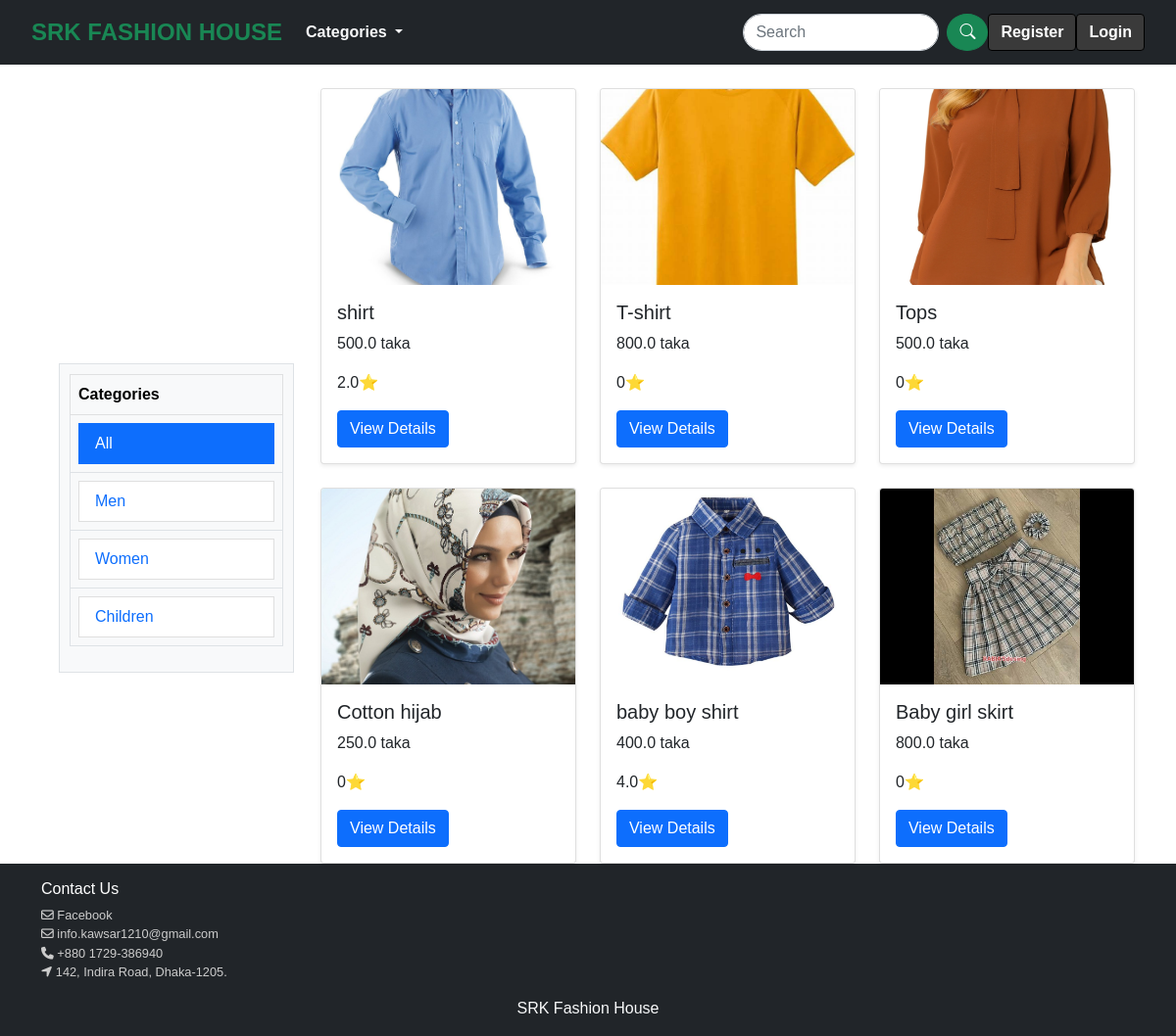
The app's page /shop/ with its own data.
### products/models.py (models this page shows, shortened)
class Product(models.Model):
    name = models.CharField(max_length=100)
    price = models.FloatField()
    image = models.ImageField(upload_to='products', null=True, blank=True)
    description = models.TextField()
    CATEGORY_CHOICES = [
        ('men', 'Men'),
        ('women', 'Women'),
        ('children', 'Children'),
    ]
    category = models.CharField(
        max_length=100,
        choices=CATEGORY_CHOICES,
        default='women',
    )

### srkFashionHouse/views.py (the view)
# urls.py: path('shop/',views.shop,name='shop'),
def shop(request):
    category = request.GET.get('category')
    if category:
        products = Product.objects.filter(category=category)
    else:
        products = Product.objects.all()
    x = []
    for i in products:
        r = RateProduct.objects.filter(product=i)
        ratings = [int(j.stars) for j in r]
        if ratings:
            avg_rating = round(sum(ratings) / len(ratings), 2)
        else:
            avg_rating = 0
        x.append([i, avg_rating])
    return render(request, 'shop.html', {'products': x, 'category': category})

### templates/shop.html (shortened to what this page needs)
{% extends 'base.html' %}
{% load static %}
{% block content %}
<div class="container mt-4">
    <div class="row">
        <div class="col-md-3">
            <div class="table-container center-absolute" >
                <div class="table-responsive">
                    <table class="table table-bordered">
                        <thead class="table-light">
                            <tr>
                                <th>Categories</th>
                            </tr>
                        </thead>
                        <tbody>
                            <tr><td><a href="?" class="list-group-item {% if not category %}active{% endif %}">All</a></td></tr>
                            <tr><td> <a href="?category=men" class="list-group-item {% if category == 'men' %}active{% endif %}">Men</a></td></tr>
                            <tr><td><a href="?category=women" class="list-group-item {% if category == 'women' %}active{% endif %}">Women</a></td></tr>
                            <tr><td><a href="?category=children" class="list-group-item {% if category == 'children' %}active{% endif %}">Children</a></td></tr>
                        </tbody>
                    </table>
                </div>
            </div>
        </div>
        <div class="col-md-9 offset-md-3">
            <div class="row g-4">
                {% if products %}
                    {% for item ,rating in products %}
                        <div class="col-md-6 col-lg-4">
                            <div class="card h-100 shadow-sm">
                                <img src="{{ item.image.url }}" alt="{{ item.name }}" class="card-img-top" style="height: 200px; object-fit: cover;">
                                <div class="card-body">
                                    <h5 class="card-title">{{ item.name }}</h5>
                                    <p class="card-text">{{ item.price }} taka</p>
                                    <p class="card-text">{{ rating }}⭐</p>
                                    <a href="{% url 'product_details' item.id %}" class="btn btn-primary">View Details</a>
                                </div>
                            </div>
                        </div>
                    {% endfor %}
                {% else %}
                <p>No products available</p>
                {% endif %}
            </div>
        </div>
    </div>
</div>
{% endblock %}

### static/css/style.css (style rules this page uses)
body { min-height: 100vh; font-family: 'Lucida Sans', 'Lucida Sans Regular', 'Lucida Grande', 'Lucida Sans Unicode', Geneva, Verdana, sans-serif; }
.table-container { position: absolute; left: 100px; top: 25%; transform: translateY(-50%); width: 20%; padding: 10px; background-color: #f8f9fa; border: 1px solid #dee2e6; z-index: 10; }
.center-absolute { position: absolute; top: 50%; left: 15%; transform: translate(-50%, -50%); }

### records on screen
Product: image (picture), name "shirt", price "500.0", rating "2.0"
Product: image (picture), name "T-shirt", price "800.0", rating "0"
Product: image (picture), name "Tops", price "500.0", rating "0"
Product: image (picture), name "Cotton hijab", price "250.0", rating "0"
Product: image (picture), name "baby boy shirt", price "400.0", rating "4.0"
Product: image (picture), name "Baby girl skirt", price "800.0", rating "0"
